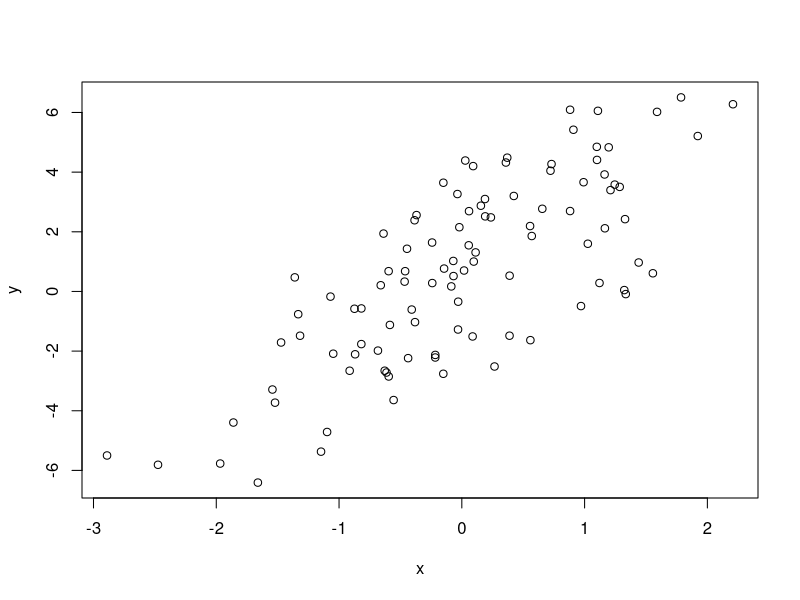

The R source for this figure:
## ---- chunk 1
str(str)

# nos muestra que es una funcion que toma cualquier objeto
## ---- chunk 2
x <- rnorm(100, 2, 4)
summary(x)

# usando la funcion str, nos da informacion sobre el numero de elementos y nos proporciona los primeros 5 elementos.
str(x)
## ---- chunk 3
set.seed(1)
rnorm(5)

set.seed(1)
rnorm(5)
## ---- chunk 4
# distribucion acumulada

ppois(4, lambda = 2) # P(x <= 4), con x distribucion poisson con media 2

## ---- chunk 5
set.seed(20)
x <- rnorm(100)
e <- rnorm(100, 0 , 2)
y <- 0.5 + 2*x + e
plot(x, y)
## ---- chunk 6
set.seed(1)
sample(1:10, 4)
# generamos 4 numeros aleatorios entre 1 y 10

sample(letters, 5)
# generamos 5 letras de forma aleatoria

sample(1:10)
# nos da como resultado una permutacio de los numeros del 1 al 10

sample(1:10, replace = T)
# muestra aleatoria con valores repetidos
